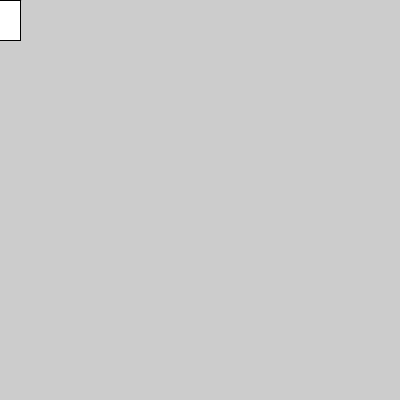
Frame 1 (no input)
Frame 60 (the mouse pressed at the canvas centre just before this capture): identical to frame 1, image omitted
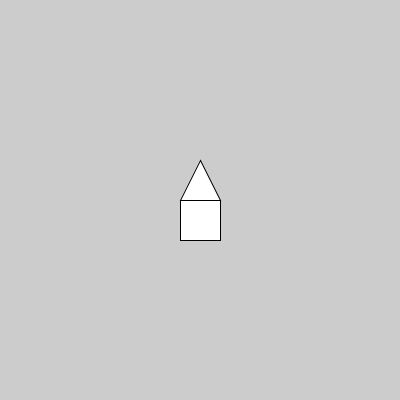
Frame 120 (the mouse held since frame 60 and released just before this capture)

The Processing sketch that drew these frames (run headless with seeded random() and noise(); from frame 60 on, the mouse is pressed at the canvas centre):

// Processing sketch: processing_31440
// ── processing_31440.pde

void setup() {
  size(400, 400);
  smooth();
  noCursor();
  }
void draw() {
  background(204);
  int nmouse = 0;
  float x = mouseX;
  float y = mouseY;
  line(x, y, x, y+40);
  line(x, y, x, y-40);
  triangle(x, y-40, x-20, y, x+20, y);
  rect(x-20, y, 40, 40);
  if (mousePressed){
    cursor();
    }
  else {
    noCursor();
    }
  }                 
